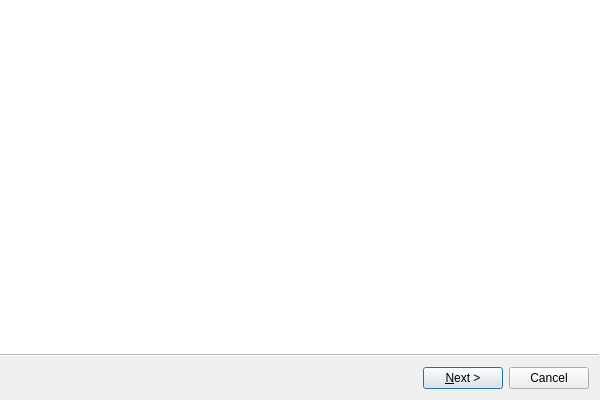
<?xml version="1.0" encoding="UTF-8"?>
<ui version="4.0">
 <author>Thomas Vogt</author>
 <class>Arinc615aDlaQt::FindQueryWizard</class>
 <widget class="QWizard" name="Arinc615aDlaQt::FindQueryWizard">
  <property name="windowModality">
   <enum>Qt::ApplicationModal</enum>
  </property>
  <property name="geometry">
   <rect>
    <x>0</x>
    <y>0</y>
    <width>600</width>
    <height>400</height>
   </rect>
  </property>
  <property name="windowTitle">
   <string>FIND Operation</string>
  </property>
  <property name="windowIcon">
   <iconset resource="../resources/arinc_615a_dla_qt_resources.qrc">
    <normaloff>:/arinc615a_find_query_icon.svg</normaloff>:/arinc615a_find_query_icon.svg</iconset>
  </property>
  <property name="wizardStyle">
   <enum>QWizard::ModernStyle</enum>
  </property>
  <property name="options">
   <set>QWizard::NoBackButtonOnLastPage|QWizard::NoBackButtonOnStartPage|QWizard::NoCancelButtonOnLastPage</set>
  </property>
  <widget class="Arinc615aDlaQt::FindQuerySelectAddressPage" name="selectAddress"/>
  <widget class="Arinc615aDlaQt::FindQueryResultsPage" name="results"/>
 </widget>
 <customwidgets>
  <customwidget>
   <class>Arinc615aDlaQt::FindQuerySelectAddressPage</class>
   <extends>QWizardPage</extends>
   <header location="global">arinc_615a_dla_qt/find/FindQuerySelectAddressPage.hpp</header>
   <container>1</container>
  </customwidget>
  <customwidget>
   <class>Arinc615aDlaQt::FindQueryResultsPage</class>
   <extends>QWizardPage</extends>
   <header location="global">arinc_615a_dla_qt/find/FindQueryResultsPage.hpp</header>
   <container>1</container>
  </customwidget>
 </customwidgets>
 <resources>
  <include location="../resources/arinc_615a_dla_qt_resources.qrc"/>
 </resources>
 <connections/>
</ui>
